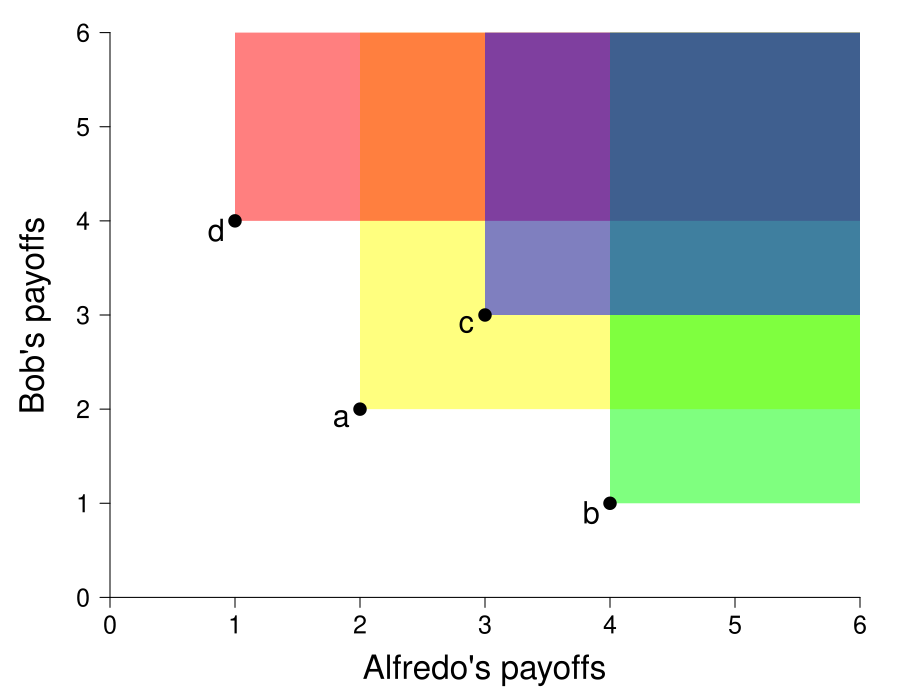

Reproduce this figure in R.
require(shape)
pdf(file = "society/society_fig1_pefficiency.pdf", width = 7, height = 7)

#Set parameters for graphics
axislabelsize <- 1.5
par(mar =  c(5, 5, 2, 2))
xlims <- c(0, 6)
ylims <- c(0, 6)
labelsize <- 1.8
pointsize <- 1
  
ticksy <- c(ylims[1], 1, 2, 3, 4, 5, ylims[2])
ylabels <- c(ylims[1], 1, 2, 3, 4, 5, ylims[2])
ticksx <- c(xlims[1], 1, 2, 3, 4, 5, xlims[2])
xlabels <- c(xlims[1], 1, 2, 3, 4, 5, xlims[2])

#Plot command 
plot(0, 0, xlim = xlims, ylim = ylims, type = "n",
     xlab = expression(paste("")),
     ylab = expression(paste("")),
     xaxt = "n", yaxt = "n", cex.lab = axislabelsize, bty = "n")

#Customize ticks and labels for the plot
axis(1, at = ticksx, pos = 0, labels = xlabels)
axis(2, at = ticksy, pos = 0, labels = ylabels, las = 1)


mtext(expression(paste("Alfredo's payoffs, ", u^A)), side=1, line = 2.5, cex = axislabelsize)
text(-0.6, 0.5*ylims[2], expression(paste("Bob's payoffs, ", u^B)), xpd = TRUE, cex = axislabelsize, srt = 90) 


#Lines for the coordinates of the Nash equilbrium
#segments(1, 4, 3, 3, lty = 1, col = "#7fc97f", lwd = 4)
#segments(3, 3, 4, 1, lty = 1, col = "#7fc97f", lwd = 4)

#P-efficiency polygons
x22 <- c(2, xlims[2], xlims[2], 2, 2)
y22 <- c(2, 2, ylims[2], ylims[2], 2)
polygon(x22, y22, col=rgb(1, 1, 0, 0.5), density=NULL, border = NA)

#P-efficiency polygons
x14 <- c(1, xlims[2], xlims[2], 1, 1)
y14 <- c(4, 4, ylims[2], ylims[2], 4)
polygon(x14, y14, col=rgb(1, 0, 0, 0.5), density=NULL, border = NA)

#P-efficiency polygons
x41 <- c(4, xlims[2], xlims[2], 4, 4)
y41 <- c(1, 1, ylims[2], ylims[2], 1)
polygon(x41, y41, col=rgb(0, 1, 0, 0.5), density=NULL, border = NA)

#P-efficiency polygons
x33 <- c(3, xlims[2], xlims[2], 3, 3)
y33 <- c(3, 3, ylims[2], ylims[2], 3)
polygon(x33, y33, col=rgb(0, 0, 1, 0.5), density=NULL, border = NA)



#Add points a, b, c and c
points(1, 4, pch = 16, col = "black", cex = pointsize)
text(0.9, 3.9, expression(paste("d")))
points(3, 3, pch = 16, col = "black", cex = pointsize)
text(2.9, 2.9, expression(paste("c")))
points(4, 1, pch = 16, col = "black", cex = pointsize)
text(3.9, 0.9, expression(paste("b")))
points(2, 2, pch = 16, col = "black", cex = pointsize)
text(1.9, 1.9, expression(paste("a")))
#text(1.5, 1.8, expression(paste("Nash equilibrium")))

#90 degree angle indicators -TEST
# segments(1, 4.1, 1.1, 4.1, lty = 1, col = "black", lwd = 1)
# segments(1.1, 4, 1.1, 4.1, lty = 1, col = "black", lwd = 1)
# 
# segments(3, 3.1, 3.1, 3.1, lty = 1, col = "black", lwd = 1)
# segments(3.1, 3, 3.1, 3.1, lty = 1, col = "black", lwd = 1)
# 
# segments(4, 1.1, 4.1, 1.1, lty = 1, col = "black", lwd = 1)
# segments(4.1, 1, 4.1, 1.1, lty = 1, col = "black", lwd = 1)
# 
# segments(2, 2.1, 2.1, 2.1, lty = 1, col = "black", lwd = 1)
# segments(2.1, 2, 2.1, 2.1, lty = 1, col = "black", lwd = 1)

#Label utility possibilities frontier
#text(3.9, 2.6, expression(paste("Utility Possibilities")))
#text(3.9, 2.35, expression(paste("Frontier (upf)")))


dev.off()
